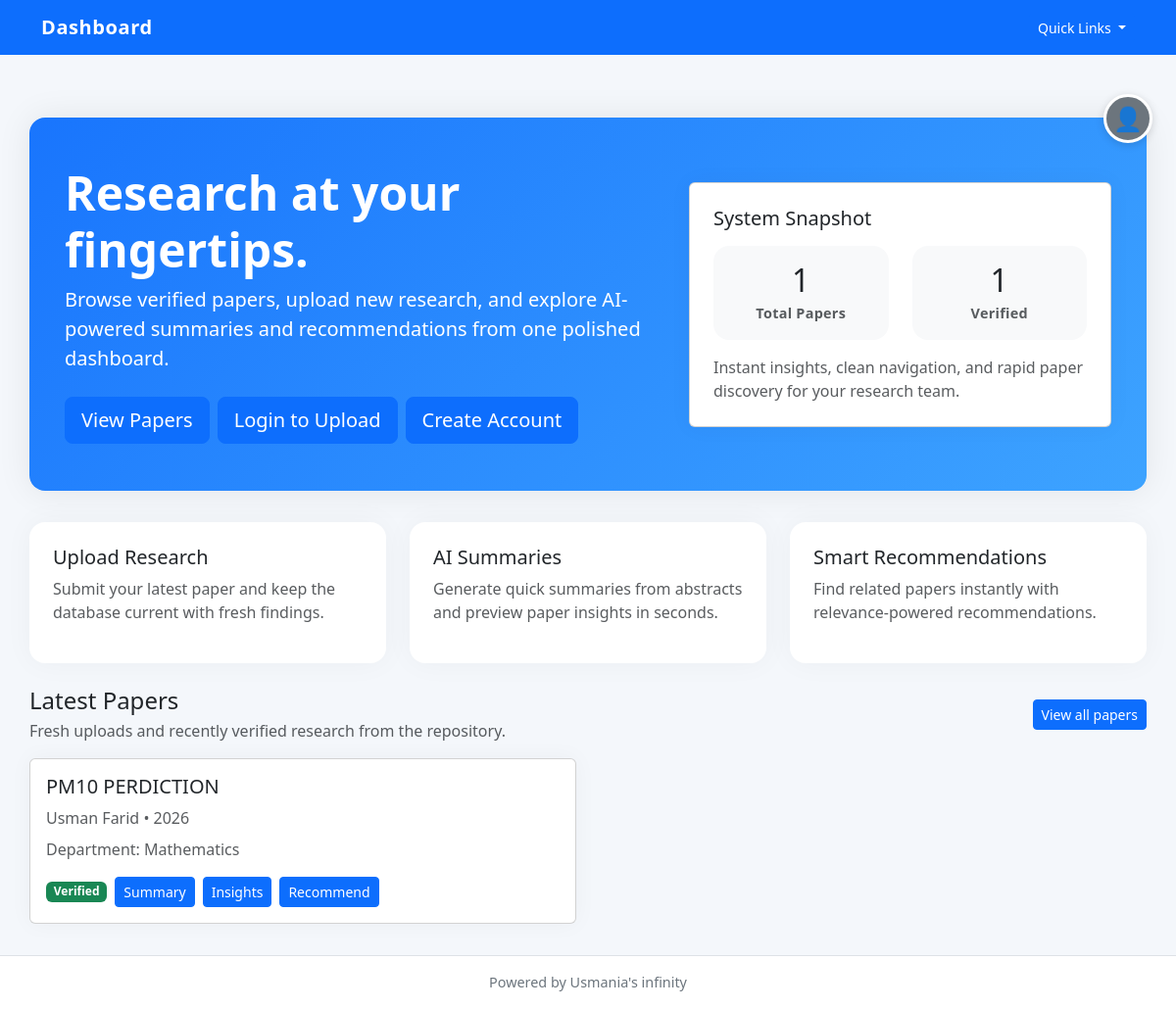
Before: / with the older database file.
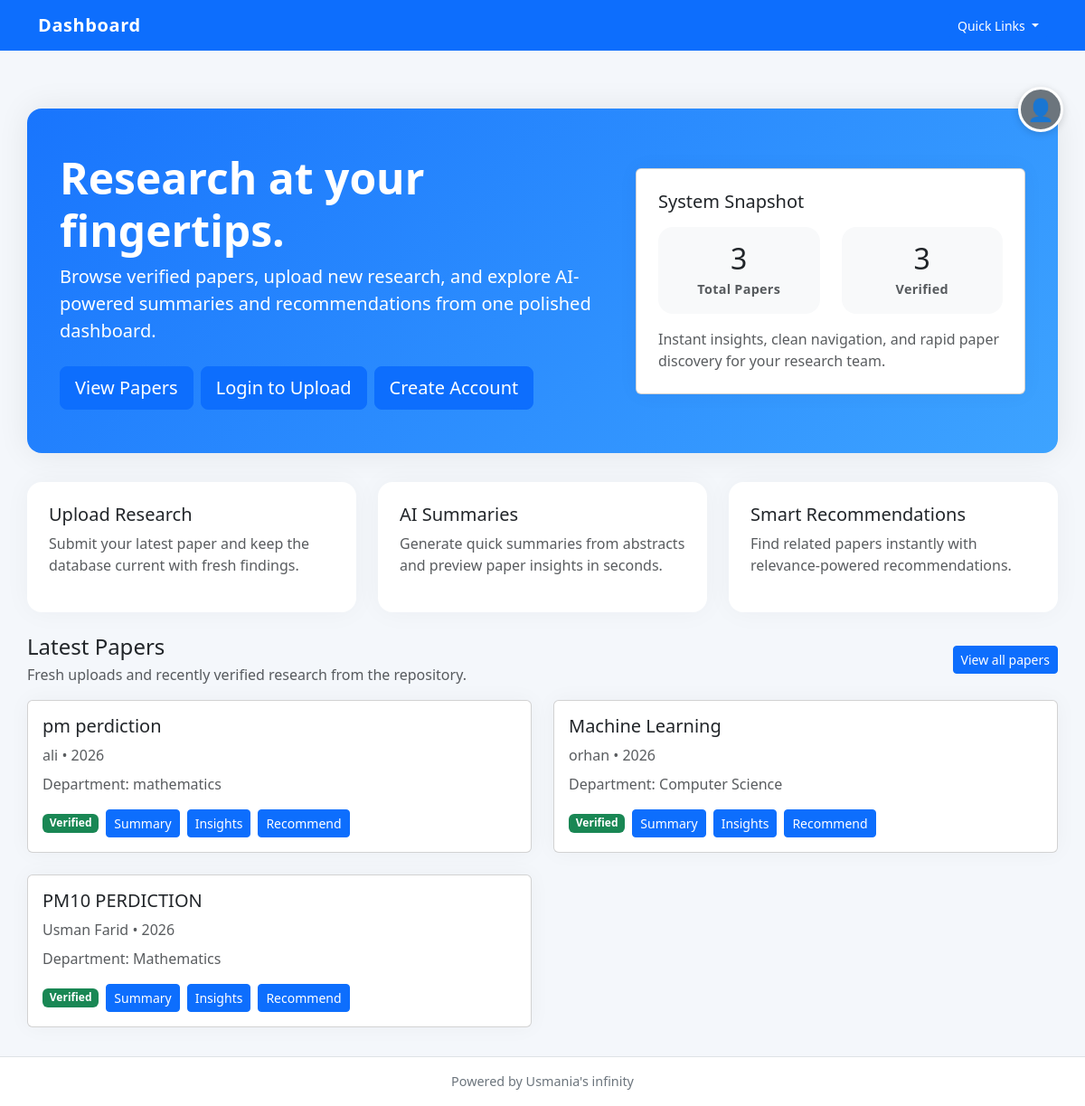
After: the same page with the newer database file.
### app/models.py (models this page shows)
class Paper(db.Model):
    __tablename__ = "papers"
    id = db.Column(db.Integer, primary_key=True)
    title = db.Column(db.String(500))
    authors = db.Column(db.Text)
    year = db.Column(db.Integer)
    abstract = db.Column(db.Text)
    pdf_path = db.Column(db.String(500))
    link = db.Column(db.String(500))
    verified = db.Column(db.Boolean, default=False)
    department_id = db.Column(db.Integer, db.ForeignKey("departments.id"))
    user_id = db.Column(db.Integer, db.ForeignKey("users.id"))
    created_at = db.Column(db.DateTime, default=datetime.utcnow)

class Department(db.Model):
    __tablename__ = "departments"
    id = db.Column(db.Integer, primary_key=True)
    name = db.Column(db.String(150), unique=True, nullable=False)
    users = db.relationship("User", backref="department", lazy=True)
    papers = db.relationship("Paper", backref="department", lazy=True)

### app/__init__.py (the view)
    @app.route("/")
    def home():
        from .models import Paper
        recent_papers = Paper.query.order_by(Paper.created_at.desc()).limit(4).all()
        total_papers = Paper.query.count()
        verified_count = Paper.query.filter_by(verified=True).count()
        return render_template(
            "home.html",
            recent_papers=recent_papers,
            total_papers=total_papers,
            verified_count=verified_count,
        )

### app/__init__.py (called while the page is built)
def create_app():
    app = Flask(__name__)
    app.config.from_object(Config)
    db.init_app(app)
    login_manager.init_app(app)
    migrate.init_app(app, db)
    app.register_blueprint(auth_bp)
    app.register_blueprint(papers_bp, url_prefix="/papers")
    app.register_blueprint(admin_bp)         # admin routes
    app.register_blueprint(dashboard_bp)     # dashboard routes
    @app.route("/")
    def home():
        from .models import Paper
        recent_papers = Paper.query.order_by(Paper.created_at.desc()).limit(4).all()
        total_papers = Paper.query.count()
        verified_count = Paper.query.filter_by(verified=True).count()
        return render_template(
            "home.html",
            recent_papers=recent_papers,
            total_papers=total_papers,
            verified_count=verified_count,
        )
    return app

### app/templates/home.html (shortened to what the changed rows need)
{% extends "base.html" %}
{% block content %}
<div class="hero-section">
    <div class="container">
        <div class="row align-items-center">
            <div class="col-lg-7">
                <h1 class="display-5 fw-bold">Research at your fingertips.</h1>
            </div>
            <div class="col-lg-5 mt-4 mt-lg-0">
                <div class="card card-shadow p-4 bg-white text-dark">
                    <div class="row text-center gy-3">
                        <div class="col-6">
                            <div class="rounded-4 bg-light p-3">
                                <div class="h2 mb-1">{{ total_papers }}</div>
                                <div class="stats-badge text-muted">Total Papers</div>
                            </div>
                        </div>
                        <div class="col-6">
                            <div class="rounded-4 bg-light p-3">
                                <div class="h2 mb-1">{{ verified_count }}</div>
                                <div class="stats-badge text-muted">Verified</div>
                            </div>
                        </div>
                    </div>
                </div>
            </div>
        </div>
    </div>
</div>
<div class="d-flex justify-content-between align-items-center mb-3">
    <div>
        <h2 class="h4 mb-1">Latest Papers</h2>
    </div>
</div>
{% if recent_papers %}
<div class="row g-4">
    {% for paper in recent_papers %}
    <div class="col-lg-6">
        <div class="card card-shadow h-100">
            <div class="card-body">
                <h5 class="card-title">{{ paper.title }}</h5>
                <p class="text-muted mb-2">{{ paper.authors }} • {{ paper.year }}</p>
                <p class="mb-3 text-muted">Department: {{ paper.department.name if paper.department else 'N/A' }}</p>
                <div class="d-flex flex-wrap gap-2 align-items-center">
                    <span class="badge bg-{{ 'success' if paper.verified else 'warning text-dark' }}">{{ 'Verified' if paper.verified else 'Pending' }}</span>
                    <a class="btn btn-sm btn-outline-primary" href="{{ url_for('papers.summary', paper_id=paper.id) }}">Summary</a>
                    <a class="btn btn-sm btn-outline-secondary" href="{{ url_for('papers.insights', paper_id=paper.id) }}">Insights</a>
                    <a class="btn btn-sm btn-outline-info" href="{{ url_for('papers.recommend', paper_id=paper.id) }}">Recommend</a>
                </div>
            </div>
        </div>
    </div>
    {% endfor %}
</div>
{% endif %}
{% endblock %}

Changed rows visible on the page:
added Paper: title "pm perdiction", authors "ali", year "2026", department "mathematics", verified "Verified"
added Paper: title "Machine Learning", authors "orhan", year "2026", department "Computer Science", verified "Verified"
Other visible differences:
{{ total_papers }}: "1" → "3"
{{ verified_count }}: "1" → "3"
